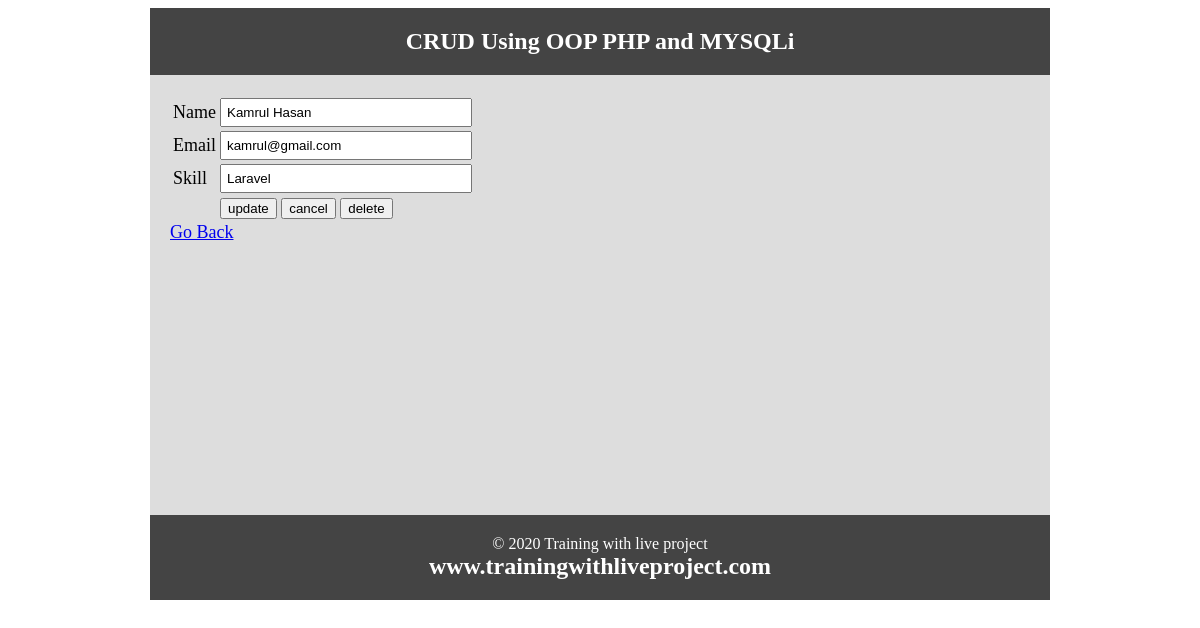
The page /update.php?id=3 on the database its author committed.
### tables this page shows
CREATE TABLE `tbl_user` (
  `id` int(11) NOT NULL,
  `name` varchar(255) NOT NULL,
  `email` varchar(255) NOT NULL,
  `skill` varchar(255) NOT NULL
);

### Database.php (called while the page is built, shortened)
<?php
class Database
{
	public $host = DB_HOST;
	public $user = DB_USER;
	public $pass = DB_PASS;
	public $dbname = DB_NAME;
	public $link;
	private function connectDB(){
		$this->link = new mysqli($this->host, $this->user, $this->pass, $this->dbname);
	}
	public function Select($query){
		$result = $this->link->query($query) or die ($this->link->error.__LINE__);
		if($result->num_rows > 0){
			return $result;
		}else{
			return false;
		}
	}
}
?>

### update.php (the view, shortened to what this page needs)
<?php
include 'inc/header.php';
include 'Database.php';
?>
<?php
$id = $_GET['id'];
$db = new Database;
$query = "select * from tbl_user where id = $id";
$getdata = $db->select($query)->fetch_assoc();
?>
<form action="update.php?id=<?php echo $id ?>" method="post">
	<table >
		<tr>
			<td>Name</td>
			<td><input type="text" name="name" value="<?php echo $getdata['name'] ?>"></td>
		</tr>
		<tr>
			<td>Email</td>
			<td><input type="text" name="email" value="<?php echo $getdata['email'] ?>"></td>
		</tr>
		<tr>
			<td>Skill</td>
			<td><input type="text" name="skill" value="<?php echo $getdata['skill'] ?>"></td>
		</tr>
		<tr>
			<td></td>
			<td>
				<input type="submit" name="submit" value="update">
				<input type="reset" value="cancel">
				<input type="submit" name="delete" value="delete">
			</td>
		</tr>
	</table>
</form>
<a href="index.php"> Go Back </a>
<?php include 'inc/footer.php'; ?>

### rows shown on the page
tbl_user: name "Kamrul Hasan", email "kamrul@gmail.com", skill "Laravel"
